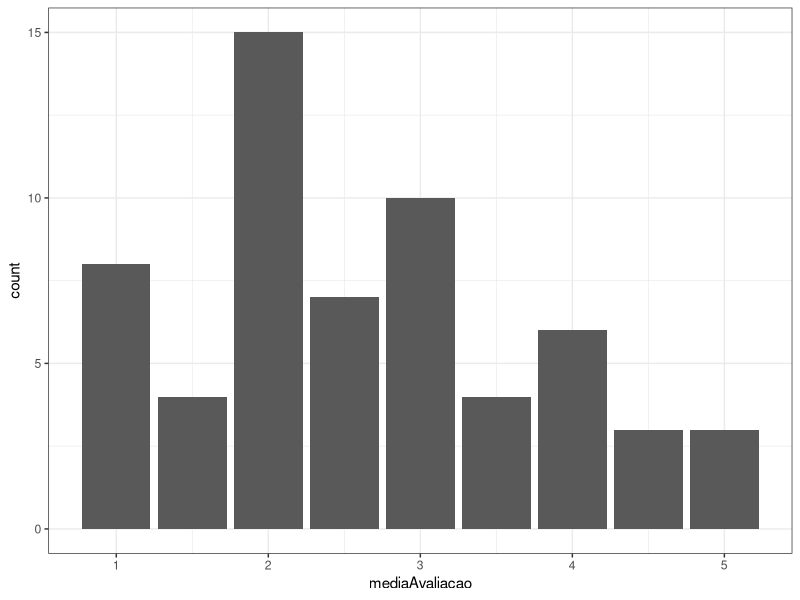
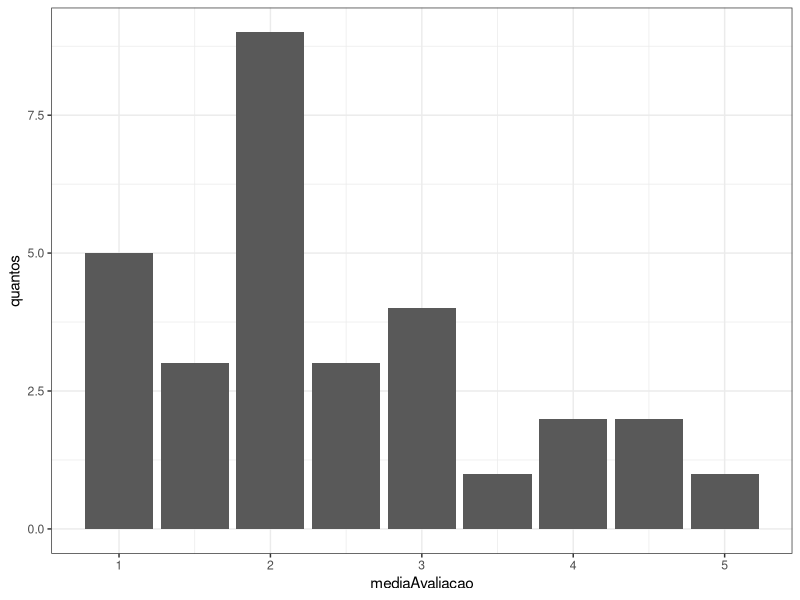
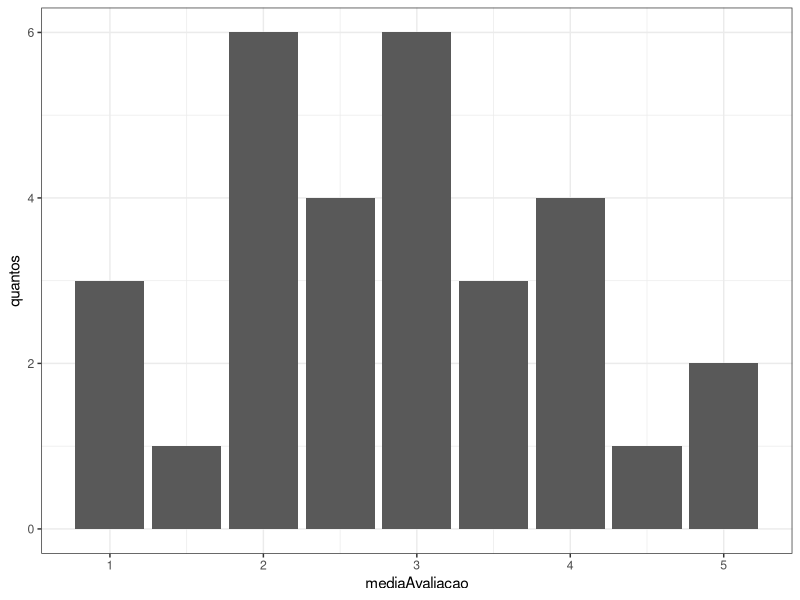

Write R code to recreate these figures, in order.
## ---- chunk 1
knitr::opts_chunk$set(echo = TRUE)
library(tidyverse, warn.conflicts = FALSE, )
theme_set(theme_bw()) 
## ---- chunk 2
avaliacoes_raw <- read_csv("reclamacoes-avaliadas-20190515.csv")
## ---- chunk 3
avaliacoes <- avaliacoes_raw %>% select(id = "id", 
                                   orgao = "orgao", 
                                    data = "data",
                                   titulo = "titulo",
                                   grupo = "Grupo que vai avaliar",
                                   mediaAvaliacao = "insatisfacao",
                                   avaliadores = "avaliadores",
                                   rangeAvaliacoes = "range.avaliacoes")
avaliacoes %>% View()
glimpse(avaliacoes)
## ---- chunk 4
media_insatisfacao <- mean(x = avaliacoes_raw$insatisfacao)
message("Média de insatisfação: ", media_insatisfacao)
## ---- chunk 5
mediana_insatisfacao <- median(x = avaliacoes_raw$insatisfacao)
message("Médiana de insatisfação: ", mediana_insatisfacao)
## ---- chunk 6
m_av_range <- mean(x = avaliacoes_raw$range.avaliacoes)
message("Média de intervalo entre avaliações: ", m_av_range)
## ---- chunk 7
table(avaliacoes$orgao)
## ---- chunk 8
ggplot(avaliacoes %>% filter(!is.na(mediaAvaliacao))) +
    geom_bar(mapping = aes(x = mediaAvaliacao))
## ---- chunk 9
avaliacoes %>% filter(orgao == "ANATEL") %>% filter(!is.na(mediaAvaliacao)) %>% group_by(mediaAvaliacao) %>% summarise(quantos = n()) %>% ggplot() + geom_col(mapping = aes(x = mediaAvaliacao, y = quantos))

## ---- chunk 10
avaliacoes %>% filter(orgao == "ANS") %>% filter(!is.na(mediaAvaliacao)) %>% group_by(mediaAvaliacao) %>% summarise(quantos = n()) %>% ggplot() + geom_col(mapping = aes(x = mediaAvaliacao, y = quantos))
